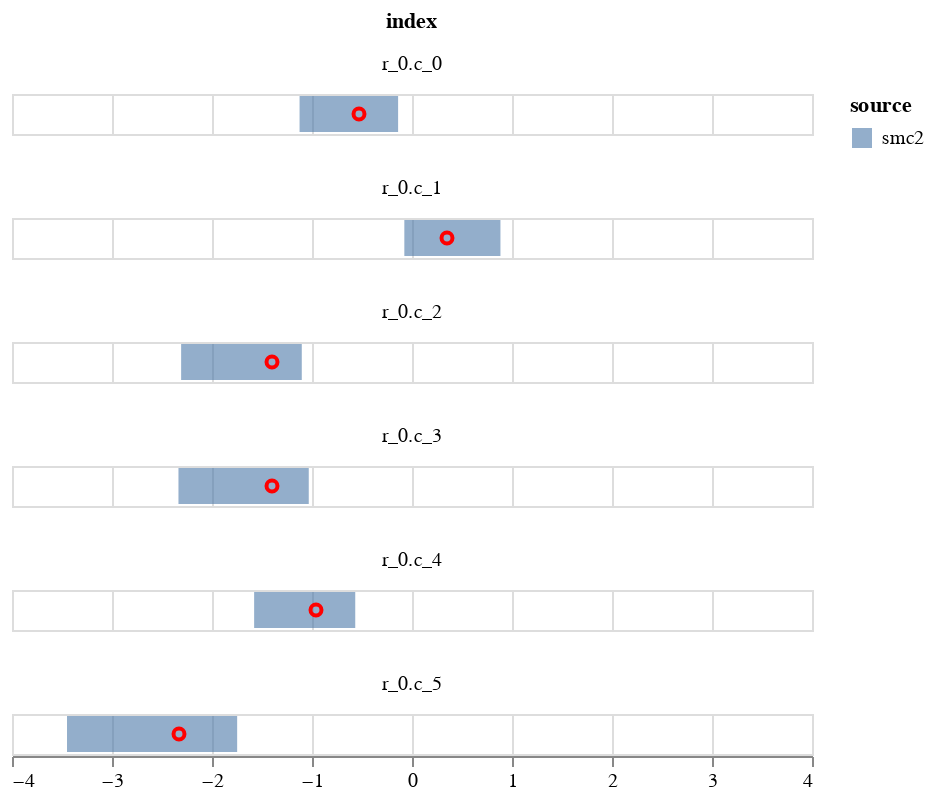

Write notebook code for a chart like this one.
### Code cell
param = 'alpha'
df = get_post_df(ps[param])
df_quant = df.groupby(['row', 'col'])[['value']].quantile(0.025).reset_index()
df_quant.rename({'value':'q1'}, axis=1, inplace=True)
df_quant2 = df.groupby(['row', 'col'])[['value']].quantile(0.975).reset_index()
df_quant2.rename({'value':'q2'}, axis=1, inplace=True)

df = df_quant.merge(df_quant2, on=['row', 'col'])

# simple quantile chart
df['source'] = 'mcmc'

df['index'] = 'r_' + df.row.astype(str)+'.c_'+df.col.astype(str)
df = df.loc[:,['index', 'q1', 'q2']]
df['source'] = 'smc2'
dd = pd.DataFrame(exp_data.raw_data['alpha'], columns=['data'])
dd['col'] = np.arange(6)
dd['row'] = 0
dd['index'] = 'r_' + dd.row.astype(str)+'.c_'+dd.col.astype(str)
dd = dd.loc[:,['index', 'data']]
plot_data = df.merge(dd, on=['index'])

c1 = alt.Chart(plot_data).mark_bar(opacity=0.6).encode(
    alt.X('q1', title=None,  scale=alt.Scale(domain=[-4,4])),
    alt.X2('q2', title=None),
    alt.Color('source'),    
)
    

c2 = alt.Chart(plot_data).mark_point(opacity=1, color='red').encode(
        alt.X('data', title=None),
)
(c1+c2).facet(
       'index',
    columns=1
    )

### Figure 1 — Vega-Lite specification as saved in the notebook (floating-point values rounded to 4 significant figures)
{"config": {"view": {"continuousWidth": 400, "continuousHeight": 300}}, "data": {"name": "data-9a28e230d5fb13f22652cdfba0af21f0"}, "facet": {"type": "nominal", "field": "index"}, "spec": {"layer": [{"mark": {"type": "bar", "opacity": 0.6}, "encoding": {"color": {"type": "nominal", "field": "source"}, "x": {"type": "quantitative", "field": "q1", "scale": {"domain": [-4, 4]}, "title": null}, "x2": {"field": "q2", "title": null}}}, {"mark": {"type": "point", "color": "red", "opacity": 1}, "encoding": {"x": {"type": "quantitative", "field": "data", "title": null}}}]}, "columns": 1, "$schema": "https://vega.github.io/schema/vega-lite/v4.8.1.json", "datasets": {"data-9a28e230d5fb13f22652cdfba0af21f0": [{"index": "r_0.c_0", "q1": -1.124, "q2": -0.1389, "source": "smc2", "data": -0.53}, {"index": "r_0.c_1", "q1": -0.07657, "q2": 0.8845, "source": "smc2", "data": 0.35}, {"index": "r_0.c_2", "q1": -2.309, "q2": -1.102, "source": "smc2", "data": -1.4}, {"index": "r_0.c_3", "q1": -2.335, "q2": -1.032, "source": "smc2", "data": -1.4}, {"index": "r_0.c_4", "q1": -1.579, "q2": -0.5675, "source": "smc2", "data": -0.96}, {"index": "r_0.c_5", "q1": -3.45, "q2": -1.749, "source": "smc2", "data": -2.33}]}}
